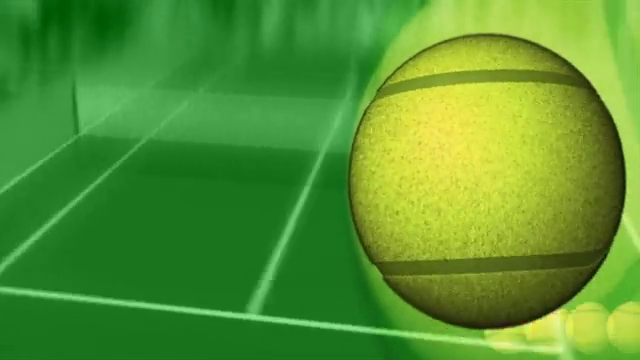
#> input picture frame 36 of AI/application/3/greenball.mp4, 640 x 360 px, given in place of newyork.mp4, which was not available
$ jupyter execute '(코드5)강의_6기_AI응용_4차시_05_MeanShift 트래킹.ipynb'   (text cells are left out)
#> lines starting #> are read from the running program, lines starting #| are printed output that depends on the picture; after the words box and inside, x2 and y2 are one past the last pixel; in counts of white or black regions, pixels touching at a corner belong together; pictures that were not available may be replaced by others from this repository, and a replacement may not be noted
[cell 1]
import numpy as np
import cv2
from google.colab.patches import cv2_imshow # Colab 환경에서 이미지 표시를 위한 함수 임포트
import time # 출력 속도 조절을 위한 time 모듈 임포트

# --- 1. 변수 초기 설정 ---
roi_hist = None # 추적 대상 객체의 정규화된 히스토그램 저장 변수 (초기값: None)
# roi(region of interest 관심 영역) histogram 변수
win_name = 'MeanShift Tracking' # 화면 표시 창 이름 (Colab에서는 디버깅용)

# MeanShift/CamShift 중지 요건 (Termination Criteria)
# (오차(EPS) 또는 반복 횟수(COUNT) 중 하나라도 충족되면 중지)
# 최대 반복 횟수: 10, 허용 오차: 1.0
termination = (cv2.TERM_CRITERIA_EPS | cv2.TERM_CRITERIA_COUNT, 10, 1)
# 최대 10번 반복하거나 이동거리가 1픽셀 미만이면 수렴해라 (이 중 하나만 만족해도 중지)

# 추적 대상 영역 (바운딩 박스) 좌표를 저장할 전역 변수
# Colab에서는 cv2.selectROI를 사용할 수 없으므로, 초기 값을 하드코딩합니다.
# NOTE: 이 값을 수정하여 추적할 객체의 초기 위치와 크기를 설정할 수 있습니다.
# (x, y) = 시작 좌표, (w, h) = 너비, 높이
x, y, w, h = 500, 300, 150, 100

[cell 2]
# --- 2. 비디오 캡처 설정 ---
# NOTE: Colab에서 이 코드를 실행하기 전에, 'newyork.mp4' 파일을 Colab 환경에 업로드해야 합니다.
video_path = '/content/drive/MyDrive/rokey/AI/application/4/newyork.mp4'
cap = cv2.VideoCapture(video_path) # 비디오 캡처 객체 생성
delay = int(1000/24) # 딜레이 설정 (약 41ms)

# 비디오 파일이 제대로 열렸는지 확인
if not cap.isOpened():
    print("오류: 비디오 파일을 열 수 없습니다. 파일을 업로드했는지 확인하세요.")
    exit()

# Colab 환경을 위해 프레임 처리 개수를 제한하고 출력 주기를 설정합니다.
frame_count = 0
MAX_FRAMES_TO_PROCESS = 150 # 최대 150 프레임만 처리
DISPLAY_EVERY_N_FRAMES = 20 # 20 프레임마다 결과 출력

print(f"MeanShift 추적 시작 (최대 {MAX_FRAMES_TO_PROCESS} 프레임, {DISPLAY_EVERY_N_FRAMES} 프레임마다 출력)...")

[cell 3]
# --- 3. 첫 프레임에서 ROI 히스토그램 등록 ---
ret, frame = cap.read()
#> frame is the input picture: shape (360, 640, 3); mean B, G, R 47.8, 149.3, 84.5
if not ret:
    print("오류: 첫 프레임을 읽을 수 없습니다.")
    exit()

# 1. 초기 추적 대상 영역(ROI) 추출
roi = frame[y:y + h, x:x + w] # frame[100:200, 100:250], 크기:100*150
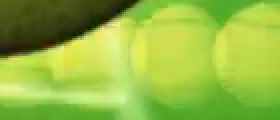
#> roi: shape (60, 140, 3) (shown 2 times larger); mean B, G, R 65.2, 185.4, 148.6
# 2. ROI를 HSV 컬러로 변경
roi_hsv = cv2.cvtColor(roi, cv2.COLOR_BGR2HSV)
#> roi_hsv: shape (60, 140, 3); mean H, S, V 38.9, 170.2, 185.5
# 3. ROI의 H(색상) 채널에 대한 히스토그램 계산
roi_hist = cv2.calcHist([roi_hsv], [0], None, [180], [0, 180])
#> roi_hist = 180 values, max 1234 at index 36, min 0 at index 0, mean 46.67
# [roi_hsv] : HSV 형태로 변환한 입력 이미지 >> [] 리스트로 전달(여러 개 담으려고)
# [0] : H 채널 인덱스, h만 쓰겠다 (h,s,v)
# None : 마스크(전체 사용)
# [180] : bin 개수(히스토그램 구간 수)
# [0, 180] : H 채널 범위(0도~180도)


# 4. 히스토그램 정규화 (최소 0, 최대 255)
cv2.normalize(roi_hist, roi_hist, 0, 255, cv2.NORM_MINMAX)
# roi_hist(first) : 입력 데이터 (ROI 영역 색상 히스토그램-색 분포 데이터)
# roi_hist(second) : 변환된 결과 덮어쓰기(정규화된 결과 > 기존 배열에 직접 덮어서 직접 수정)
print(f"초기 추적 대상 영역 설정 완료: (x={x}, y={y}, w={w}, h={h})")

[cell 4]
# --- 4. 비디오 처리 루프 ---
while cap.isOpened() and frame_count < MAX_FRAMES_TO_PROCESS:
    ret, frame = cap.read()
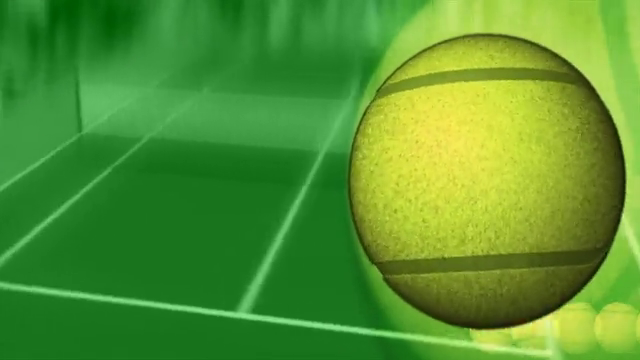
#> input picture frame 37 of AI/application/3/greenball.mp4, 640 x 360 px, given in place of newyork.mp4, which was not available
#> frame is the input picture: shape (360, 640, 3); mean B, G, R 47.8, 149.2, 84.4
    if not ret:
        break

    img_draw = frame.copy() # 원본 프레임에 추적 결과를 그리기 위해 복사

    # 전체 영상 BGR -> HSV 컬러 변환
    hsv = cv2.cvtColor(frame, cv2.COLOR_BGR2HSV)
#> hsv: shape (360, 640, 3); mean H, S, V 51, 181, 149.3

    # 전체 영상에 대해 ROI 히스토그램을 역투영(Back Projection) (***)
    # dst는 각 픽셀이 ROI 색상과 얼마나 유사한지 나타내는 확률 맵이 됨. (0~255)
    # [0]: H(색상) 채널 사용, [0, 180]: H 채널의 범위
    dst = cv2.calcBackProject([hsv], [0], roi_hist, [0, 180], 1)
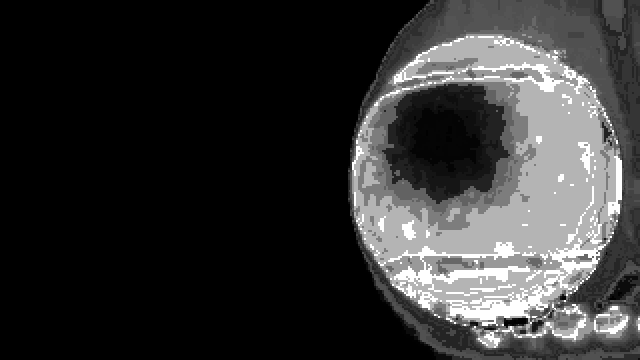
#> dst: shape (360, 640); min 0, max 255, mean 50.5

    # 역투영 결과(dst)와 이전 추적 위치로 평균 이동(Mean Shift) 추적 실행
    # ret: 반복 횟수, (x, y, w, h): 새로운 추적 위치
    ret, (x, y, w, h) = cv2.meanShift(dst, (x, y, w, h), termination)
#> ret = 10; x = 441; y = 270; w = 140; h = 60

    # 새로운 위치에 초록색 사각형 표시
    cv2.rectangle(img_draw, (x, y), (x + w, y + h), (0, 255, 0), 2)
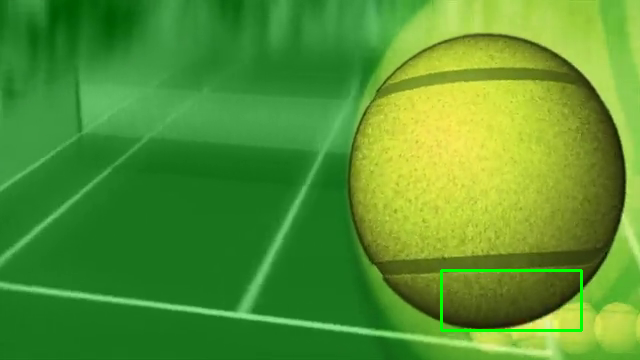
#> img_draw: shape (360, 640, 3); 0.52% of pixels changed, all inside (x1, y1, x2, y2) = (440, 269, 583, 332)

    # 컬러 영상(추적 결과)과 역투영 영상(dst)을 좌우로 통합하여 출력
    # dst는 GRAY이므로 cv2.cvtColor()로 BGR 변환하여 합침
    result = np.hstack((img_draw, cv2.cvtColor(dst, cv2.COLOR_GRAY2BGR)))
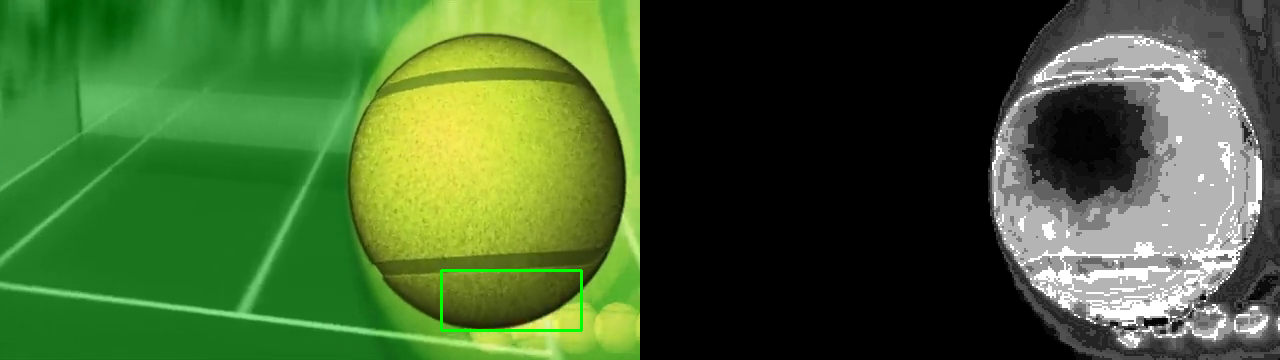
#> result: shape (360, 1280, 3); mean B, G, R 49, 100.1, 67.1


    # Colab 출력: 특정 간격의 프레임만 표시
    if frame_count % DISPLAY_EVERY_N_FRAMES == 0:
        print(f"\n--- Frame {frame_count} MeanShift 추적 결과 ---")
        cv2_imshow(result) # 추적 결과 프레임 표시
        time.sleep(1) # 출력이 빠르게 지나가는 것을 방지하기 위해 잠시 대기

    # 키 입력 처리 (원본 코드에 있던 부분. Colab에서는 작동하지 않으므로,
    # 프레임 수 제한으로 대체하며 주석 처리만 해둡니다.)
    # key = cv2.waitKey(delay) & 0xff
    # if key == 27:            # ESC 키: 종료
    #     break
    # elif key == ord(' '):    # 스페이스바: ROI 설정 (Colab에서는 불가능)
    #     ...

    frame_count += 1

# --- 5. 종료 및 정리 ---
print("\n비디오 처리 완료 및 정리.")
cap.release()
# 모든 OpenCV 창 닫기 (Colab에서는 필요 없음)
# cv2.destroyAllWindows()

$ run again, starting later in the video
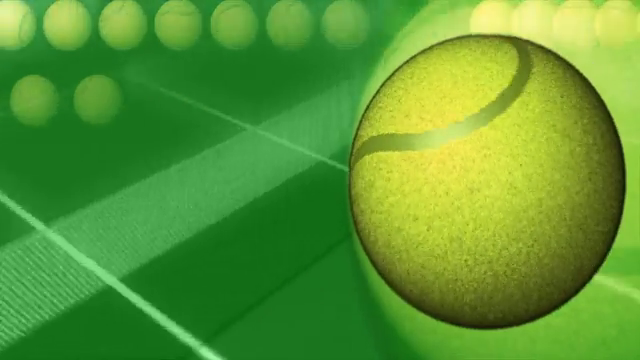
#> input picture frame 162 of AI/application/3/greenball.mp4, 640 x 360 px, given in place of newyork.mp4, which was not available
#> frame is the input picture: shape (360, 640, 3); mean B, G, R 50.1, 152.7, 89.9
#> roi_hsv: shape (60, 140, 3); mean H, S, V 45.8, 191, 159.2
#> roi_hist = 180 values, max 1800 at index 47, min 0 at index 0, mean 46.67
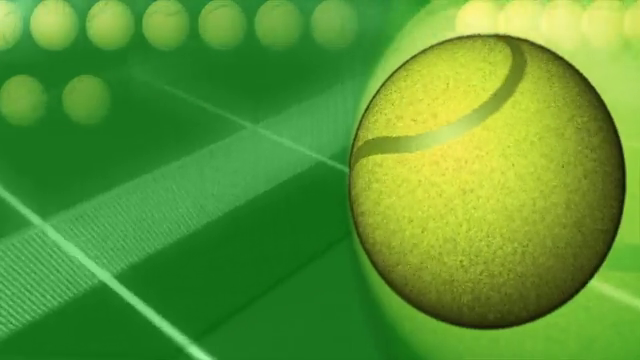
#> input picture frame 163 of AI/application/3/greenball.mp4, 640 x 360 px, given in place of newyork.mp4, which was not available
#> frame is the input picture: shape (360, 640, 3); mean B, G, R 50.3, 152.5, 89.7
#> hsv: shape (360, 640, 3); mean H, S, V 50.1, 178.8, 152.6
#> ret = 0; x = 500; y = 300; w = 140; h = 60
#> img_draw: shape (360, 640, 3); 0.34% of pixels changed, all inside (x1, y1, x2, y2) = (499, 299, 640, 360)
#> `result = np.hstack((img_draw, cv2.cvtColor(dst, cv2.COLOR_GRAY2BGR)))`:
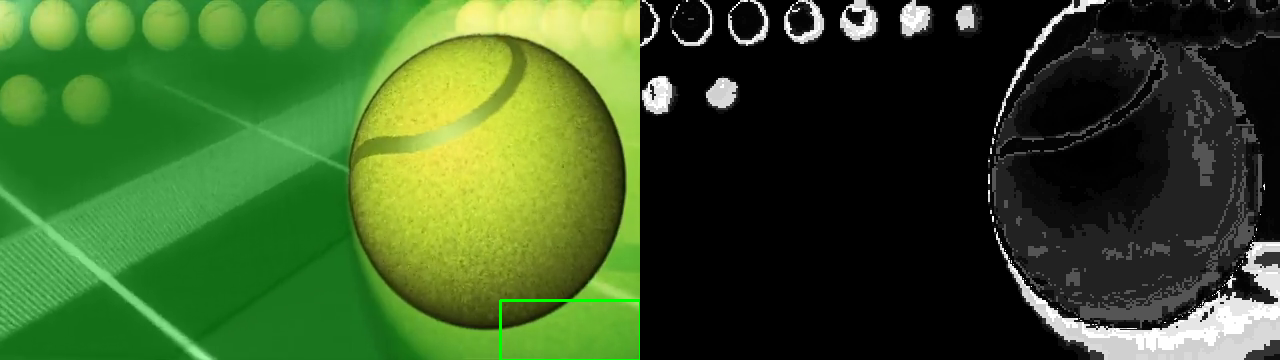
#> result: shape (360, 1280, 3); mean B, G, R 38.3, 89.7, 57.9
